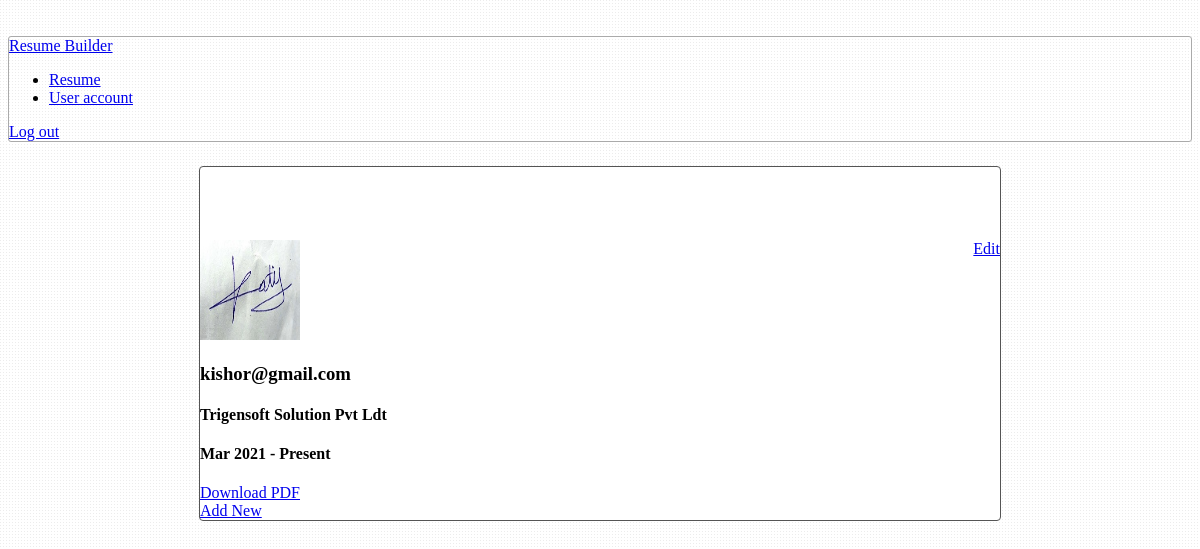
The page /resume/ (signed in) on the database as committed earlier.
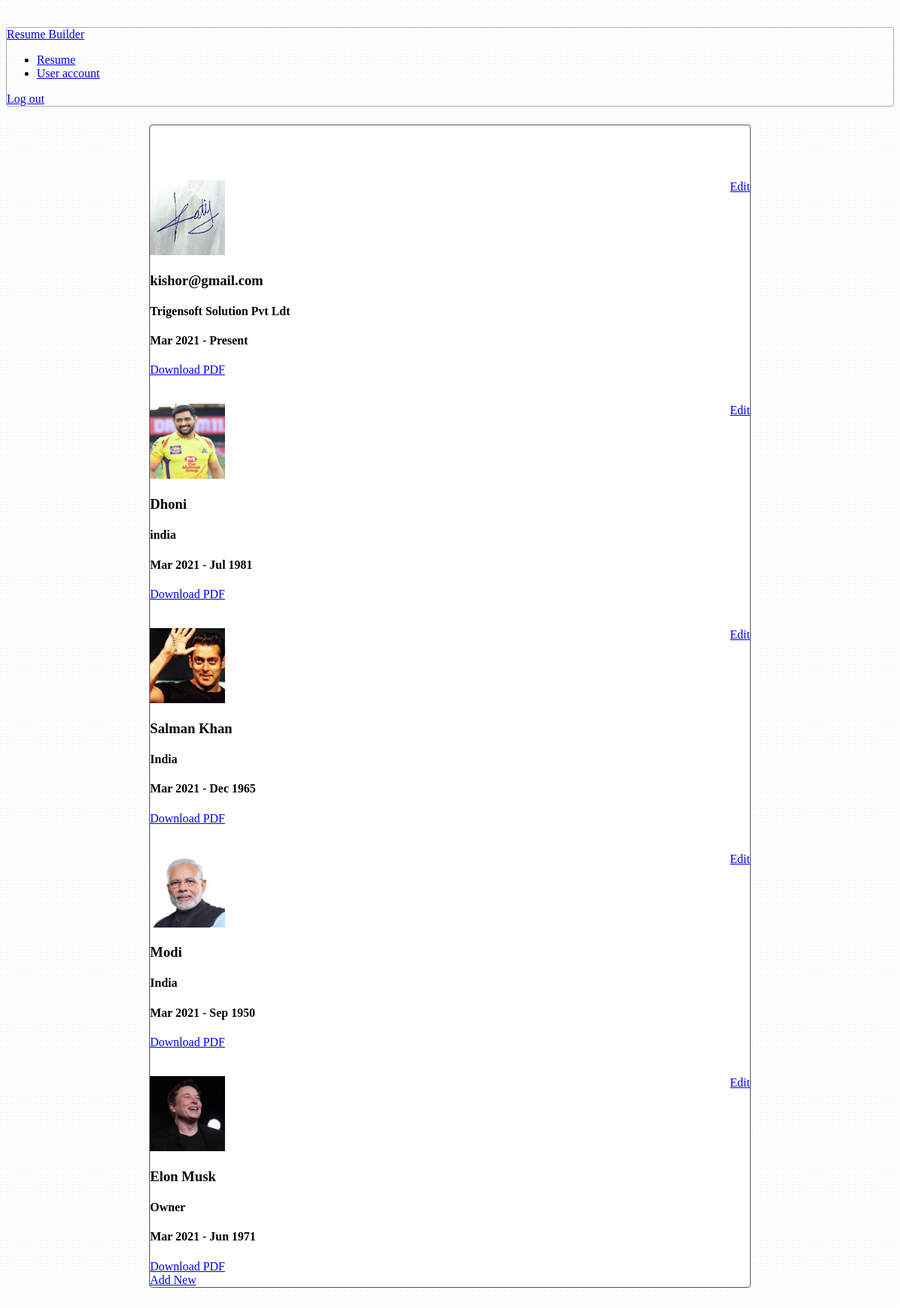
The same page on the database as committed later.
### apps/resume/models.py (models this page shows, shortened)
class ResumeItem(models.Model):
    user = models.ForeignKey('auth.User', on_delete=models.CASCADE)
    title = models.CharField(max_length=127, null=True, blank=True)
    email = models.EmailField(max_length=254, null=True, blank=True)
    mobile = models.IntegerField(null=True, blank=True)
    company = models.CharField(max_length=127)
    designation = models.CharField(max_length=127, null=True, blank=True)
    photo = models.ImageField(upload_to="gallery", null=True, blank=True)
    date_of_birth = models.DateField(null=True, blank=True)
    start_date = models.DateField(null=True, blank=True)
    end_date = models.DateField(null=True, blank=True)
    description = models.TextField(max_length=2047, blank=True)

### apps/resume/views.py (the view)
# urls.py: path(r'resume/', views.resume_view, name='resume'),
@login_required
def resume_view(request):
    resume_items = ResumeItem.objects\
        .filter(user=request.user)\
        .order_by('-start_date')
    return render(request, 'resume/resume.html', {
        'resume_items': resume_items
    })

### apps/resume/templates/resume/resume.html (shortened to what this page needs)
{% extends "base_logged_in.html" %}
{% block content %}
  <div class="container content-section resume-container">
    <div class="header-center-container">
    </div>
    {% for resume_item_data in resume_items %}
      <section class="resume-item">
        <img src="{{ resume_item_data.photo.url }}" class="img-circle" alt="Cinque Terre" width="100" height="100">
        <h3>{{ resume_item_data.title }}</h3>
        <h4>{{ resume_item_data.company }}</h4>
        <h4>{{ resume_item_data.start_date | date:"M Y"}} - {% if resume_item_data.end_date %}{{ resume_item_data.end_date | date:"M Y"}}{% else %}Present{% endif %}</h4>
        <a class="btn btn-primary" style="margin-top: 10px: " href="/resume/item/edit/{{ resume_item_data.id }}/">Edit</a>
        <div>
        <a class="btn btn-primary" href="{% url 'employee_render_pdf_view' resume_item_data.id %}">Download PDF</a>
        </div>
      </section>
    {% endfor %}
    <a class="btn btn-success" href="/resume/item/create/">Add New</a>
  </div>
{% endblock %}

### templates/base_logged_in.html (shortened to what this page needs)
{% extends "base.html" %}
{% load static %}
{% block body %}
  <div class="container">
    <nav class="navbar-default">
      <div class="container-fluid">
        <div class="navbar-header">
          <a class="navbar-brand" href="/">Resume Builder</a>
        </div>
        <ul class="nav navbar-nav">
          <li role="presentation" {% if "/resume/" in request.path %}class="active"{% endif %}>
            <a href="/resume/">Resume</a>
          </li>
          <li role="presentation" {% if "/user/" in request.path %}class="active"{% endif %}>
            <a href="/user/">User account</a>
          </li>
        </ul>
        <div class="navbar-right">
          <a class="btn btn-default navbar-btn" id="logout-button" href="/logout/">
            Log out
          </a>
        </div>
      </div>
    </nav>
    {% block content %}{% endblock %}
  </div>
{% endblock %}

### templates/base.html (shortened to what this page needs)
{% load static %}
<!DOCTYPE html>
<html>
<head>
  <link rel="stylesheet" href="https://maxcdn.bootstrapcdn.com/bootstrap/3.3.7/css/bootstrap.min.css"integrity="sha384-BVYiiSIFeK1dGmJRAkycuHAHRg32OmUcww7on3RYdg4Va+PmSTsz/K68vbdEjh4u">
  <link rel="stylesheet" href="https://maxcdn.bootstrapcdn.com/font-awesome/4.7.0/css/font-awesome.min.css">
</head>
<body>
  {% block body %}{% endblock %}
</body>
</html>

### templates/base_logged_in.html (style rules this page uses)
body > div.container { margin-top: 3%; margin-bottom: 3%; }
#logout-button { margin-right: 10px; }
nav.navbar-default { border: 1px solid #aaa; border-radius: 3px; }

### apps/resume/templates/resume/resume.html (style rules this page uses)
div.resume-container { margin: 24px auto 0; max-width: 800px; }
div.header-center-container { text-align: center; margin-top: 12px; }
section.resume-item { margin-top: 36px; position: relative; }
section.resume-item > a.btn { position: absolute; right: 0; top: 0; }
div.resume-container > a.btn { margin-top: 24px; margin-bottom: 24px; }

Rows that differ between the two databases and show on the page:
added ResumeItem: photo (picture), title "Dhoni", company "india", start_date "Mar 2021", end_date "Jul 1981"
added ResumeItem: photo (picture), title "Salman Khan", company "India", start_date "Mar 2021", end_date "Dec 1965"
added ResumeItem: photo (picture), title "Modi", company "India", start_date "Mar 2021", end_date "Sep 1950"
added ResumeItem: photo (picture), title "Elon Musk", company "Owner", start_date "Mar 2021", end_date "Jun 1971"
